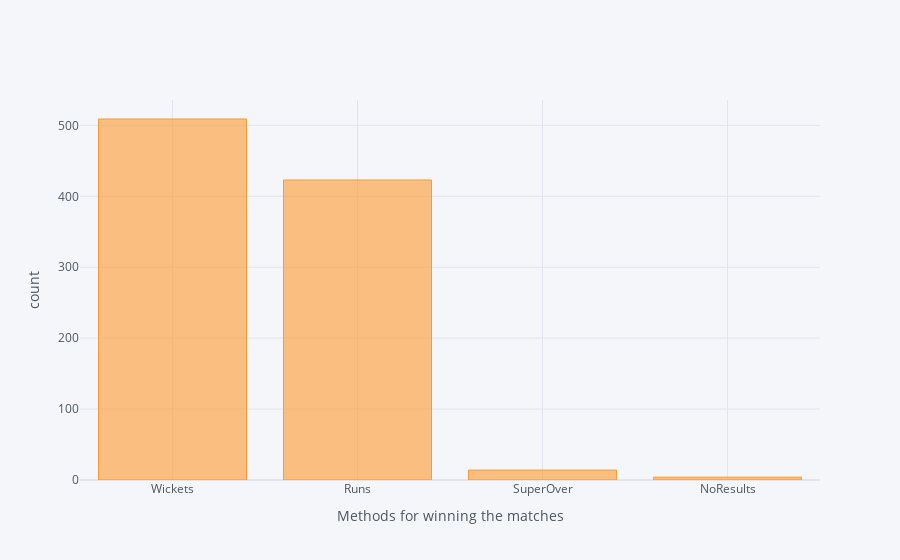

The notebook cell saved with this chart:
### Code cell
matches.WonBy.value_counts().iplot(
kind = 'bar',
    xTitle = 'Methods for winning the matches',
    yTitle = 'count'
)

### Figure 1 — Plotly figure (JSON) as saved in the notebook; plotly's stock layout.template omitted (floating-point values rounded to 4 significant figures)
{"data": [{"marker": {"color": "rgba(255, 153, 51, 0.6)", "line": {"color": "rgba(255, 153, 51, 1.0)", "width": 1}}, "name": "count", "orientation": "v", "text": "", "type": "bar", "x": ["Wickets", "Runs", "SuperOver", "NoResults"], "y": [509, 423, 14, 4]}], "layout": {"legend": {"bgcolor": "#F5F6F9", "font": {"color": "#4D5663"}}, "paper_bgcolor": "#F5F6F9", "plot_bgcolor": "#F5F6F9", "title": {"font": {"color": "#4D5663"}}, "xaxis": {"gridcolor": "#E1E5ED", "showgrid": true, "tickfont": {"color": "#4D5663"}, "title": {"font": {"color": "#4D5663"}, "text": "Methods for winning the matches"}, "zerolinecolor": "#E1E5ED"}, "yaxis": {"gridcolor": "#E1E5ED", "showgrid": true, "tickfont": {"color": "#4D5663"}, "title": {"font": {"color": "#4D5663"}, "text": "count"}, "zerolinecolor": "#E1E5ED"}}}
